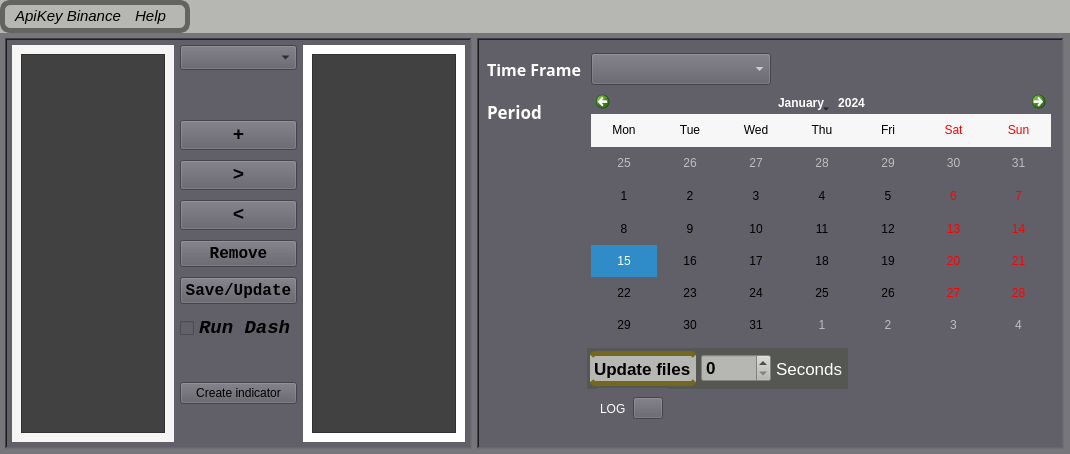
<?xml version="1.0" encoding="UTF-8"?>
<ui version="4.0">
 <class>MainWindow</class>
 <widget class="QMainWindow" name="MainWindow">
  <property name="geometry">
   <rect>
    <x>0</x>
    <y>0</y>
    <width>1070</width>
    <height>454</height>
   </rect>
  </property>
  <property name="minimumSize">
   <size>
    <width>1070</width>
    <height>0</height>
   </size>
  </property>
  <property name="maximumSize">
   <size>
    <width>1070</width>
    <height>16777215</height>
   </size>
  </property>
  <property name="windowTitle">
   <string>MainWindow</string>
  </property>
  <property name="styleSheet">
   <string notr="true">background-color: #B6B7B3;</string>
  </property>
  <widget class="QWidget" name="centralwidget">
   <property name="minimumSize">
    <size>
     <width>1070</width>
     <height>0</height>
    </size>
   </property>
   <property name="maximumSize">
    <size>
     <width>1070</width>
     <height>16777215</height>
    </size>
   </property>
   <property name="styleSheet">
    <string notr="true">background-color: #77767B;</string>
   </property>
   <layout class="QHBoxLayout" name="horizontalLayout">
    <property name="spacing">
     <number>0</number>
    </property>
    <property name="leftMargin">
     <number>0</number>
    </property>
    <property name="topMargin">
     <number>5</number>
    </property>
    <property name="rightMargin">
     <number>0</number>
    </property>
    <property name="bottomMargin">
     <number>5</number>
    </property>
    <item>
     <widget class="QFrame" name="frameBaseL">
      <property name="sizePolicy">
       <sizepolicy hsizetype="Expanding" vsizetype="Preferred">
        <horstretch>0</horstretch>
        <verstretch>0</verstretch>
       </sizepolicy>
      </property>
      <property name="minimumSize">
       <size>
        <width>467</width>
        <height>0</height>
       </size>
      </property>
      <property name="maximumSize">
       <size>
        <width>467</width>
        <height>16777215</height>
       </size>
      </property>
      <property name="styleSheet">
       <string notr="true">background-color: rgb(97,95,103);</string>
      </property>
      <property name="frameShape">
       <enum>QFrame::WinPanel</enum>
      </property>
      <property name="frameShadow">
       <enum>QFrame::Sunken</enum>
      </property>
      <layout class="QHBoxLayout" name="horizontalLayout_2">
       <property name="leftMargin">
        <number>5</number>
       </property>
       <property name="topMargin">
        <number>5</number>
       </property>
       <property name="rightMargin">
        <number>5</number>
       </property>
       <property name="bottomMargin">
        <number>5</number>
       </property>
       <item>
        <widget class="QFrame" name="leftFrame">
         <property name="maximumSize">
          <size>
           <width>195</width>
           <height>16777215</height>
          </size>
         </property>
         <property name="styleSheet">
          <string notr="true">background-color: rgb(246, 245, 244);</string>
         </property>
         <property name="frameShape">
          <enum>QFrame::NoFrame</enum>
         </property>
         <property name="frameShadow">
          <enum>QFrame::Raised</enum>
         </property>
         <layout class="QHBoxLayout" name="horizontalLayout_3">
          <item>
           <widget class="QListWidget" name="listLeft">
            <property name="styleSheet">
             <string notr="true">background-color: rgb(65, 65, 65);</string>
            </property>
           </widget>
          </item>
         </layout>
        </widget>
       </item>
       <item>
        <layout class="QVBoxLayout" name="verticalLayout_2">
         <property name="spacing">
          <number>0</number>
         </property>
         <property name="topMargin">
          <number>0</number>
         </property>
         <property name="bottomMargin">
          <number>0</number>
         </property>
         <item>
          <widget class="QComboBox" name="cbExchange">
           <property name="minimumSize">
            <size>
             <width>0</width>
             <height>25</height>
            </size>
           </property>
           <property name="maximumSize">
            <size>
             <width>16777215</width>
             <height>25</height>
            </size>
           </property>
          </widget>
         </item>
         <item>
          <spacer name="verticalSpacer_2">
           <property name="orientation">
            <enum>Qt::Vertical</enum>
           </property>
           <property name="sizeType">
            <enum>QSizePolicy::Fixed</enum>
           </property>
           <property name="sizeHint" stdset="0">
            <size>
             <width>20</width>
             <height>40</height>
            </size>
           </property>
          </spacer>
         </item>
         <item>
          <layout class="QVBoxLayout" name="HvButton">
           <property name="spacing">
            <number>0</number>
           </property>
           <property name="bottomMargin">
            <number>0</number>
           </property>
           <item>
            <spacer name="verticalSpacer_3">
             <property name="orientation">
              <enum>Qt::Vertical</enum>
             </property>
             <property name="sizeType">
              <enum>QSizePolicy::Fixed</enum>
             </property>
             <property name="sizeHint" stdset="0">
              <size>
               <width>20</width>
               <height>10</height>
              </size>
             </property>
            </spacer>
           </item>
           <item>
            <widget class="QPushButton" name="btnAdd">
             <property name="font">
              <font>
               <family>Liberation Mono</family>
               <pointsize>14</pointsize>
               <bold>true</bold>
              </font>
             </property>
             <property name="text">
              <string>+</string>
             </property>
            </widget>
           </item>
           <item>
            <spacer name="verticalSpacer_4">
             <property name="orientation">
              <enum>Qt::Vertical</enum>
             </property>
             <property name="sizeType">
              <enum>QSizePolicy::Fixed</enum>
             </property>
             <property name="sizeHint" stdset="0">
              <size>
               <width>20</width>
               <height>10</height>
              </size>
             </property>
            </spacer>
           </item>
           <item>
            <widget class="QPushButton" name="btnRight">
             <property name="font">
              <font>
               <family>Liberation Mono</family>
               <pointsize>14</pointsize>
               <bold>true</bold>
              </font>
             </property>
             <property name="text">
              <string>&gt;</string>
             </property>
            </widget>
           </item>
           <item>
            <spacer name="verticalSpacer_5">
             <property name="orientation">
              <enum>Qt::Vertical</enum>
             </property>
             <property name="sizeType">
              <enum>QSizePolicy::Fixed</enum>
             </property>
             <property name="sizeHint" stdset="0">
              <size>
               <width>20</width>
               <height>10</height>
              </size>
             </property>
            </spacer>
           </item>
           <item>
            <widget class="QPushButton" name="btnLeft">
             <property name="font">
              <font>
               <family>Liberation Mono</family>
               <pointsize>14</pointsize>
               <bold>true</bold>
              </font>
             </property>
             <property name="text">
              <string>&lt;</string>
             </property>
            </widget>
           </item>
           <item>
            <spacer name="verticalSpacer_6">
             <property name="orientation">
              <enum>Qt::Vertical</enum>
             </property>
             <property name="sizeType">
              <enum>QSizePolicy::Fixed</enum>
             </property>
             <property name="sizeHint" stdset="0">
              <size>
               <width>20</width>
               <height>10</height>
              </size>
             </property>
            </spacer>
           </item>
           <item>
            <widget class="QPushButton" name="btnRemove">
             <property name="font">
              <font>
               <family>Liberation Mono</family>
               <pointsize>12</pointsize>
               <bold>true</bold>
              </font>
             </property>
             <property name="text">
              <string>Remove</string>
             </property>
            </widget>
           </item>
           <item>
            <spacer name="verticalSpacer_7">
             <property name="orientation">
              <enum>Qt::Vertical</enum>
             </property>
             <property name="sizeType">
              <enum>QSizePolicy::Fixed</enum>
             </property>
             <property name="sizeHint" stdset="0">
              <size>
               <width>20</width>
               <height>10</height>
              </size>
             </property>
            </spacer>
           </item>
           <item>
            <widget class="QPushButton" name="btnSaveUpdate">
             <property name="font">
              <font>
               <family>Liberation Mono</family>
               <pointsize>12</pointsize>
               <bold>true</bold>
              </font>
             </property>
             <property name="styleSheet">
              <string notr="true"/>
             </property>
             <property name="text">
              <string>Save/Update</string>
             </property>
            </widget>
           </item>
           <item>
            <spacer name="verticalSpacer_8">
             <property name="orientation">
              <enum>Qt::Vertical</enum>
             </property>
             <property name="sizeType">
              <enum>QSizePolicy::Fixed</enum>
             </property>
             <property name="sizeHint" stdset="0">
              <size>
               <width>20</width>
               <height>10</height>
              </size>
             </property>
            </spacer>
           </item>
           <item>
            <widget class="QCheckBox" name="checkDash">
             <property name="font">
              <font>
               <family>Liberation Mono</family>
               <pointsize>14</pointsize>
               <italic>true</italic>
               <bold>true</bold>
              </font>
             </property>
             <property name="text">
              <string>Run Dash</string>
             </property>
            </widget>
           </item>
           <item>
            <spacer name="verticalSpacer_9">
             <property name="orientation">
              <enum>Qt::Vertical</enum>
             </property>
             <property name="sizeType">
              <enum>QSizePolicy::Fixed</enum>
             </property>
             <property name="sizeHint" stdset="0">
              <size>
               <width>20</width>
               <height>40</height>
              </size>
             </property>
            </spacer>
           </item>
           <item>
            <widget class="QPushButton" name="btnCreate">
             <property name="text">
              <string>Create indicator</string>
             </property>
            </widget>
           </item>
          </layout>
         </item>
         <item>
          <spacer name="verticalSpacer">
           <property name="orientation">
            <enum>Qt::Vertical</enum>
           </property>
           <property name="sizeType">
            <enum>QSizePolicy::Expanding</enum>
           </property>
           <property name="sizeHint" stdset="0">
            <size>
             <width>20</width>
             <height>100</height>
            </size>
           </property>
          </spacer>
         </item>
        </layout>
       </item>
       <item>
        <widget class="QFrame" name="rightFrame">
         <property name="maximumSize">
          <size>
           <width>195</width>
           <height>16777215</height>
          </size>
         </property>
         <property name="styleSheet">
          <string notr="true">background-color: rgb(255, 255, 255);</string>
         </property>
         <property name="frameShape">
          <enum>QFrame::NoFrame</enum>
         </property>
         <property name="frameShadow">
          <enum>QFrame::Raised</enum>
         </property>
         <layout class="QHBoxLayout" name="horizontalLayout_4">
          <item>
           <widget class="QListWidget" name="listRight">
            <property name="styleSheet">
             <string notr="true">background-color: rgb(65, 65, 65);</string>
            </property>
           </widget>
          </item>
         </layout>
        </widget>
       </item>
      </layout>
     </widget>
    </item>
    <item>
     <widget class="QFrame" name="frameBaseR">
      <property name="minimumSize">
       <size>
        <width>587</width>
        <height>410</height>
       </size>
      </property>
      <property name="maximumSize">
       <size>
        <width>587</width>
        <height>16777215</height>
       </size>
      </property>
      <property name="styleSheet">
       <string notr="true">background-color: #615F67;</string>
      </property>
      <property name="frameShape">
       <enum>QFrame::WinPanel</enum>
      </property>
      <property name="frameShadow">
       <enum>QFrame::Sunken</enum>
      </property>
      <widget class="QWidget" name="layoutWidget_2">
       <property name="geometry">
        <rect>
         <x>10</x>
         <y>10</y>
         <width>571</width>
         <height>293</height>
        </rect>
       </property>
       <layout class="QFormLayout" name="formLayout_2">
        <property name="horizontalSpacing">
         <number>10</number>
        </property>
        <property name="leftMargin">
         <number>0</number>
        </property>
        <property name="topMargin">
         <number>5</number>
        </property>
        <property name="rightMargin">
         <number>0</number>
        </property>
        <property name="bottomMargin">
         <number>2</number>
        </property>
        <item row="0" column="0">
         <widget class="QLabel" name="label_3">
          <property name="font">
           <font>
            <family>Monaco</family>
            <pointsize>12</pointsize>
            <bold>true</bold>
           </font>
          </property>
          <property name="styleSheet">
           <string notr="true">color: white;</string>
          </property>
          <property name="text">
           <string>Time Frame</string>
          </property>
         </widget>
        </item>
        <item row="0" column="1">
         <widget class="QComboBox" name="cbTimeFrame">
          <property name="sizePolicy">
           <sizepolicy hsizetype="Preferred" vsizetype="Preferred">
            <horstretch>0</horstretch>
            <verstretch>0</verstretch>
           </sizepolicy>
          </property>
          <property name="minimumSize">
           <size>
            <width>180</width>
            <height>0</height>
           </size>
          </property>
          <property name="maximumSize">
           <size>
            <width>180</width>
            <height>16777215</height>
           </size>
          </property>
          <property name="font">
           <font>
            <family>Monaco</family>
            <pointsize>13</pointsize>
            <bold>true</bold>
           </font>
          </property>
          <property name="styleSheet">
           <string notr="true">color: rgb(255, 255, 255);
text-align: center;
</string>
          </property>
         </widget>
        </item>
        <item row="1" column="0">
         <widget class="QLabel" name="label_4">
          <property name="font">
           <font>
            <family>Monaco</family>
            <pointsize>13</pointsize>
            <bold>true</bold>
           </font>
          </property>
          <property name="styleSheet">
           <string notr="true">color: white;</string>
          </property>
          <property name="text">
           <string>Period</string>
          </property>
         </widget>
        </item>
        <item row="1" column="1">
         <widget class="QCalendarWidget" name="periodCalendar">
          <property name="sizePolicy">
           <sizepolicy hsizetype="Fixed" vsizetype="Fixed">
            <horstretch>0</horstretch>
            <verstretch>0</verstretch>
           </sizepolicy>
          </property>
          <property name="minimumSize">
           <size>
            <width>460</width>
            <height>250</height>
           </size>
          </property>
          <property name="maximumSize">
           <size>
            <width>460</width>
            <height>250</height>
           </size>
          </property>
          <property name="sizeIncrement">
           <size>
            <width>0</width>
            <height>100</height>
           </size>
          </property>
          <property name="focusPolicy">
           <enum>Qt::NoFocus</enum>
          </property>
          <property name="styleSheet">
           <string notr="true"/>
          </property>
          <property name="gridVisible">
           <bool>false</bool>
          </property>
          <property name="verticalHeaderFormat">
           <enum>QCalendarWidget::NoVerticalHeader</enum>
          </property>
         </widget>
        </item>
       </layout>
      </widget>
      <widget class="QWidget" name="widget" native="true">
       <property name="geometry">
        <rect>
         <x>110</x>
         <y>310</y>
         <width>261</width>
         <height>41</height>
        </rect>
       </property>
       <property name="styleSheet">
        <string notr="true">background-color: #555753;
</string>
       </property>
       <layout class="QHBoxLayout" name="horizontalLayout_6">
        <property name="spacing">
         <number>5</number>
        </property>
        <property name="leftMargin">
         <number>3</number>
        </property>
        <property name="topMargin">
         <number>3</number>
        </property>
        <property name="rightMargin">
         <number>3</number>
        </property>
        <property name="bottomMargin">
         <number>3</number>
        </property>
        <item>
         <widget class="QLabel" name="label">
          <property name="font">
           <font>
            <pointsize>13</pointsize>
            <bold>true</bold>
           </font>
          </property>
          <property name="styleSheet">
           <string notr="true">QLabel{
	background-color: #B6B7B3;
	color: #000;
	border-bottom: 5px solid #74671F;
	border-top: 5px solid #74671F;
	border-width: 5px;
	border-radius: 5px;
}</string>
          </property>
          <property name="text">
           <string>Update files</string>
          </property>
         </widget>
        </item>
        <item>
         <widget class="QSpinBox" name="spinSec">
          <property name="font">
           <font>
            <pointsize>13</pointsize>
            <bold>true</bold>
           </font>
          </property>
          <property name="styleSheet">
           <string notr="true">QSpinBox{
	background-color: #B6B7B3;
	color: #000;
}
</string>
          </property>
         </widget>
        </item>
        <item>
         <widget class="QLabel" name="label_2">
          <property name="font">
           <font>
            <pointsize>13</pointsize>
           </font>
          </property>
          <property name="styleSheet">
           <string notr="true">color: rgb(255, 255, 255);</string>
          </property>
          <property name="text">
           <string>Seconds</string>
          </property>
         </widget>
        </item>
       </layout>
      </widget>
      <widget class="QFrame" name="frame">
       <property name="geometry">
        <rect>
         <x>120</x>
         <y>350</y>
         <width>71</width>
         <height>41</height>
        </rect>
       </property>
       <property name="frameShape">
        <enum>QFrame::NoFrame</enum>
       </property>
       <property name="frameShadow">
        <enum>QFrame::Raised</enum>
       </property>
       <layout class="QHBoxLayout" name="horizontalLayout_5">
        <property name="spacing">
         <number>0</number>
        </property>
        <property name="leftMargin">
         <number>0</number>
        </property>
        <property name="topMargin">
         <number>0</number>
        </property>
        <property name="rightMargin">
         <number>0</number>
        </property>
        <property name="bottomMargin">
         <number>0</number>
        </property>
        <item>
         <widget class="QLabel" name="label_5">
          <property name="minimumSize">
           <size>
            <width>30</width>
            <height>0</height>
           </size>
          </property>
          <property name="maximumSize">
           <size>
            <width>30</width>
            <height>16777215</height>
           </size>
          </property>
          <property name="styleSheet">
           <string notr="true">color: rgb(255, 255, 255);</string>
          </property>
          <property name="text">
           <string>LOG</string>
          </property>
         </widget>
        </item>
        <item>
         <widget class="QPushButton" name="btnConsole">
          <property name="minimumSize">
           <size>
            <width>30</width>
            <height>0</height>
           </size>
          </property>
          <property name="maximumSize">
           <size>
            <width>30</width>
            <height>16777215</height>
           </size>
          </property>
          <property name="toolTip">
           <string>&lt;html&gt;&lt;head/&gt;&lt;body&gt;&lt;p&gt;&lt;span style=&quot; font-size:12pt; color:#ffffff;&quot;&gt;Print log&lt;/span&gt;&lt;/p&gt;&lt;/body&gt;&lt;/html&gt;</string>
          </property>
          <property name="styleSheet">
           <string notr="true">QPushButton{
	background-color: #615F67;
}

QPushButton:hover{
	background-color: #BABDB6;
}</string>
          </property>
          <property name="text">
           <string/>
          </property>
          <property name="icon">
           <iconset>
            <normaloff>:/csl/a05c6be3/printLog.png</normaloff>:/csl/a05c6be3/printLog.png</iconset>
          </property>
          <property name="iconSize">
           <size>
            <width>50</width>
            <height>30</height>
           </size>
          </property>
         </widget>
        </item>
       </layout>
      </widget>
     </widget>
    </item>
   </layout>
  </widget>
  <widget class="QMenuBar" name="menubar">
   <property name="geometry">
    <rect>
     <x>0</x>
     <y>0</y>
     <width>190</width>
     <height>32</height>
    </rect>
   </property>
   <property name="sizePolicy">
    <sizepolicy hsizetype="Preferred" vsizetype="Preferred">
     <horstretch>0</horstretch>
     <verstretch>0</verstretch>
    </sizepolicy>
   </property>
   <property name="minimumSize">
    <size>
     <width>190</width>
     <height>0</height>
    </size>
   </property>
   <property name="maximumSize">
    <size>
     <width>190</width>
     <height>16777215</height>
    </size>
   </property>
   <property name="font">
    <font>
     <pointsize>11</pointsize>
     <italic>true</italic>
     <bold>false</bold>
    </font>
   </property>
   <property name="styleSheet">
    <string notr="true">QMenuBar{
	background-color: #B6B7B3;
	color: #000;
	border-left: 2px solid #636361;
	border-right: 2px solid #636361;
	border-bottom: 2px solid #636361;
	border-top: 2px solid #636361;
	border-width: 5px;
	border-radius: 10px;
}


/*color:  #000*/</string>
   </property>
   <widget class="QMenu" name="menuApiKey">
    <property name="font">
     <font>
      <pointsize>11</pointsize>
      <bold>true</bold>
     </font>
    </property>
    <property name="styleSheet">
     <string notr="true">QMenu{
	background-color: #B6B7B3;
	color: #000;
	border-left: 2px solid #636361;
	border-right: 2px solid #636361;
	border-bottom: 2px solid #636361;
	border-top: 2px solid #636361;
	border-width: 5px;
	border-radius: 10px;
}
</string>
    </property>
    <property name="title">
     <string>ApiKey Binance</string>
    </property>
    <addaction name="openApiKey"/>
   </widget>
   <widget class="QMenu" name="menuHelp">
    <property name="font">
     <font>
      <pointsize>11</pointsize>
      <bold>true</bold>
     </font>
    </property>
    <property name="styleSheet">
     <string notr="true">QMenu{
	background-color: #B6B7B3;
	color: #000;
	border-left: 2px solid #636361;
	border-right: 2px solid #636361;
	border-bottom: 2px solid #636361;
	border-top: 2px solid #636361;
	border-width: 5px;
	border-radius: 10px;
}</string>
    </property>
    <property name="title">
     <string>Help</string>
    </property>
    <addaction name="tutorial_en"/>
    <addaction name="tutorial_pt_br"/>
    <addaction name="separator"/>
    <addaction name="abouts"/>
   </widget>
   <addaction name="menuApiKey"/>
   <addaction name="menuHelp"/>
  </widget>
  <action name="openApiKey">
   <property name="text">
    <string>Open ApiKey</string>
   </property>
   <property name="statusTip">
    <string/>
   </property>
   <property name="shortcutContext">
    <enum>Qt::WidgetShortcut</enum>
   </property>
  </action>
  <action name="tutorial_en">
   <property name="text">
    <string>Tutorial_en</string>
   </property>
  </action>
  <action name="about">
   <property name="text">
    <string>About</string>
   </property>
  </action>
  <action name="tutorial_pt_br">
   <property name="text">
    <string>Tutorial_pt-br</string>
   </property>
  </action>
  <action name="abouts">
   <property name="text">
    <string>About</string>
   </property>
  </action>
 </widget>
 <resources/>
 <connections/>
</ui>
